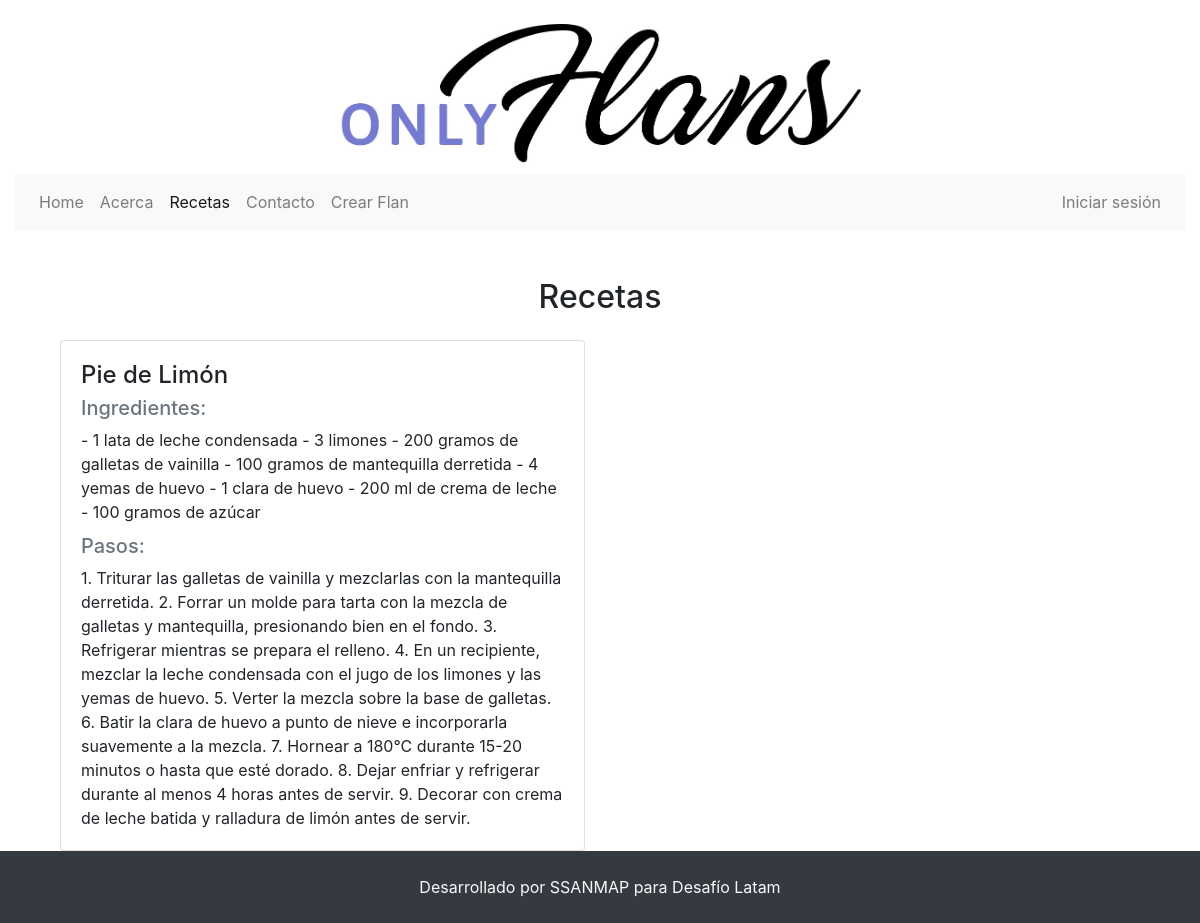
Page /recetas/ on the earlier database version.
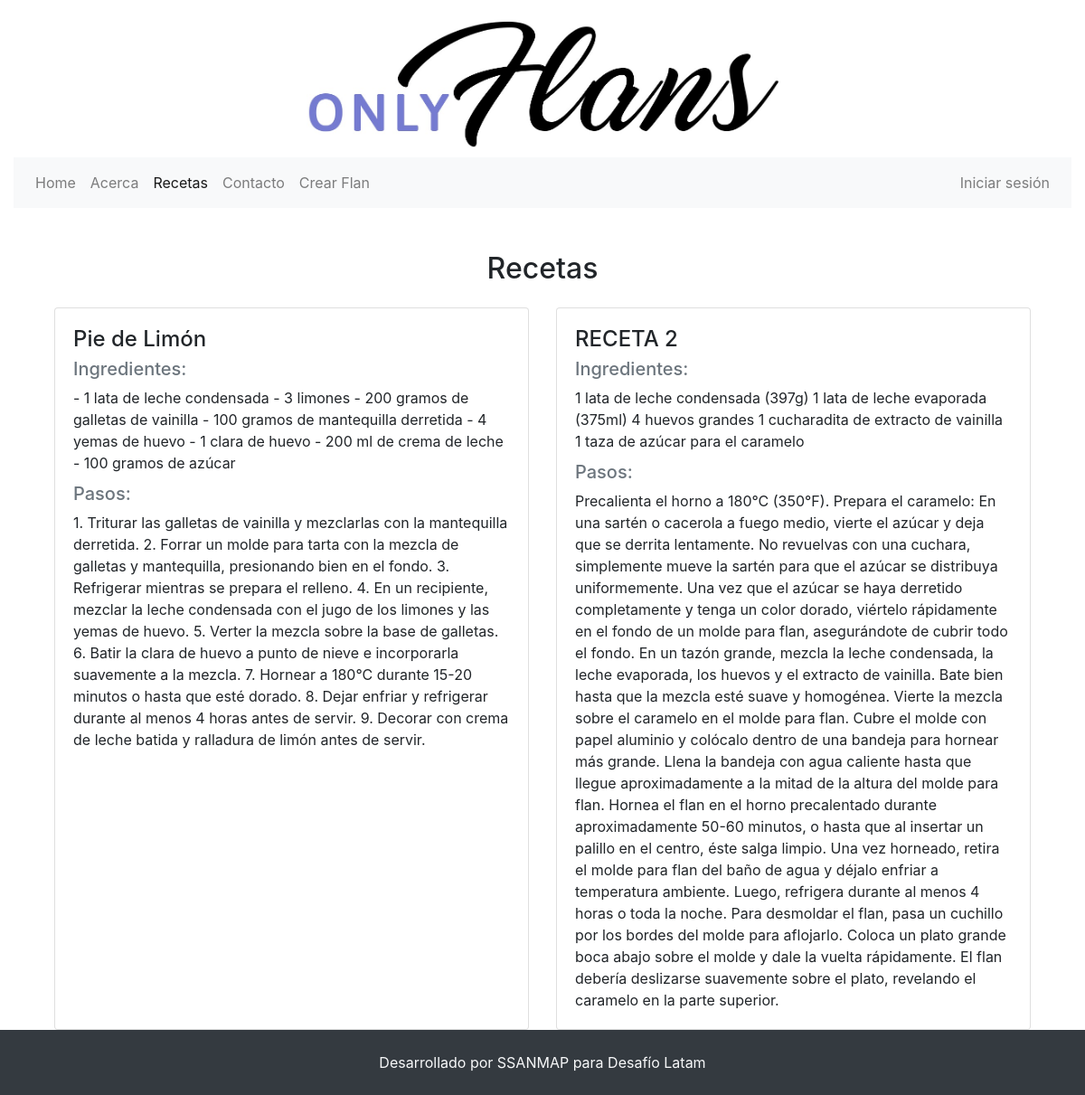
Same page on the later database version.
### web/models.py (models this page shows, shortened)
class Receta(models.Model):
    nombre = models.CharField(max_length=100)
    ingredientes = models.TextField()
    instrucciones = models.TextField()

### web/views.py (the view)
# urls.py: path('recetas/', recetas, name='recetas'),
def recetas(request):
    recetas = Receta.objects.all()
    return render(request, 'recetas.html', {'recetas': recetas})

### web/templates/recetas.html
{% extends "base.html" %}
{% block content %}
<div class="container mt-5 mb-5 ">
    <h2 class="mb-4 text-center">Recetas</h2>
    <div class="row mb-5">
        {% for receta in recetas %}
        <div class="col-md-6 mb-4">
            <div class="card h-100 shadow-sm">
                <div class="card-body">
                    <h4 class="card-title">{{ receta.nombre }}</h4>
                    <h5 class="card-subtitle mb-2 text-muted">Ingredientes:</h5>
                    <p class="card-text">{{ receta.ingredientes }}</p>
                    <h5 class="card-subtitle mb-2 text-muted">Pasos:</h5>
                    <p class="card-text">{{ receta.instrucciones }}</p>
                </div>
            </div>
        </div>
        {% endfor %}
    </div>
</div>
{% endblock %}

### web/templates/base.html (shortened to what this page needs)
<!DOCTYPE html>
<html lang="en">
<head>
    <link href="https://maxcdn.bootstrapcdn.com/bootstrap/4.0.0/css/bootstrap.min.css" rel="stylesheet">
    {% load static %}
    <link rel="stylesheet" href="{% static 'css/styles.css' %}">
</head>
<body class="container-fluid ">
    {% include 'header.html' %}
    {% include 'navbar.html' %}
    <div class="container">
        {% block content %}{% endblock %}
    </div>
    {% include 'footer.html' %}
    {% load sweetify %}
</body>
</html>

### web/templates/header.html
{% load static %}
<div class="container-fluid mt-4" style="background: white; max-height: 200px;">
    <img src="{% static 'OnlyFlans.png' %}"  style="display: block; margin: 0 auto; background-color: white;
    height: 150px;" alt="OnlyFlans Logo">
</div>

### web/templates/navbar.html (shortened to what this page needs)
<nav class="navbar navbar-expand-lg navbar-light bg-light">
  <div class="collapse navbar-collapse" id="navbarNav">
    <ul class="navbar-nav mr-auto">
      <li class="nav-item {% if request.path == '/' %}active{% endif %}">
        <a class="nav-link" href="{% url 'index' %}">
           Home
        </a>
      </li>
      <li class="nav-item {% if request.path == '/acerca/' %}active{% endif %}">
        <a class="nav-link" href="{% url 'about' %}">
           Acerca
        </a>
      </li>
      <li class="nav-item {% if request.path == '/recetas/' %}active{% endif %}">
        <a class="nav-link" href="{% url 'recetas' %}">
           Recetas
        </a>
      </li>
      <li class="nav-item {% if request.path == '/contacto/' %}active{% endif %}">
        <a class="nav-link" href="{% url 'contacto' %}">
           Contacto
        </a>
      </li>
      <li class="nav-item {% if request.path == '/crear_flan/' %}active{% endif %}">
        <a class="nav-link" href="{% url 'crear_flan' %}">
           Crear Flan
        </a>
      </li>
    </ul>
    <ul class="navbar-nav">
      {% if user.is_authenticated %}
      <li class="nav-item">
        <a class="nav-link" href="{% url 'logout' %}">
          <i class="fas fa-sign-out-alt"></i> Cerrar sesión
        </a>
      </li>
      {% else %}
      <li class="nav-item">
        <a class="nav-link" href="{% url 'login' %}">
           Iniciar sesión
        </a>
      </li>
      {% endif %}
    </ul>
  </div>
</nav>

### web/templates/footer.html
<footer class="bg-dark text-light py-4 fixed-bottom">
    <div class="container">
        <div class="row">
            <div class="col-12 text-center">
                <p class="mb-0">Desarrollado por SSANMAP para Desafío Latam</p>
            </div>
        </div>
    </div>
</footer>

Differences in the rows shown:
added Receta: nombre "RECETA 2", ingredientes "1 lata de leche condensada (397g) 1 lata de leche evaporada (375ml) 4 huevos grandes 1 cucharadita de extracto de vainilla 1 taza de azúcar para el caramelo", instrucciones "Precalienta el horno a 180°C (350°F). Prepara el caramelo: En una sartén o cacerola a fuego medio, vierte el azúcar y deja que se derrita lentamente. No revuelvas con una cuchara, simplemente mueve la sartén para que el azúcar se distribuya uniformemente. Una vez que el azúcar se haya derretido completamente y tenga un color dorado, viértelo rápidamente en el fondo de un molde para flan, asegurándote de cubrir todo el fondo. En un tazón grande, mezcla la leche condensada, la leche evaporada, los huevos y el extracto de vainilla. Bate bien hasta que la mezcla esté suave y homogénea. Vierte la mezcla sobre el caramelo en el molde para flan. Cubre el molde con papel aluminio y colócalo dentro…"
